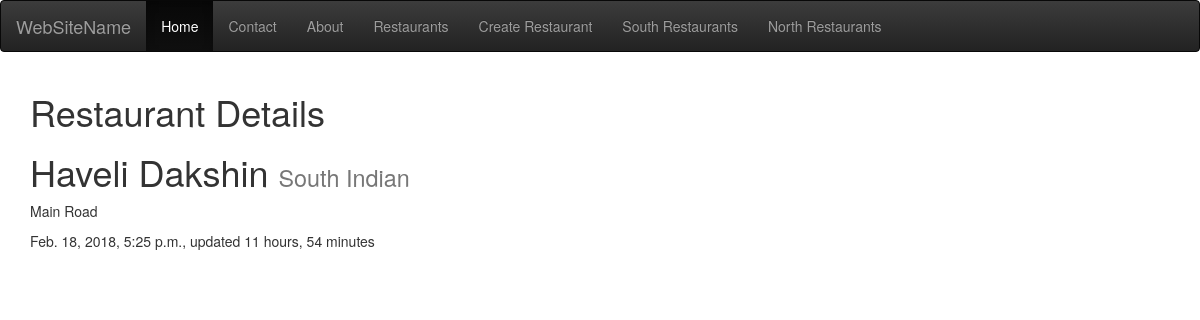
/restaurant/haveli-dakshin/, run on the app's committed database.
### restaurants/models.py (models this page shows, shortened)
class RestaurantLocation(models.Model):
    owner = models.ForeignKey(User)
    name = models.CharField(max_length=120)
    location = models.CharField(max_length=120, null=True, blank=True)
    category = models.CharField(max_length=120, null=True, blank=True)
    timestamp = models.DateTimeField(auto_now_add=True)
    updated = models.DateTimeField(auto_now=True)
    slug = models.SlugField(null=True, blank=True)
    @property
    def title(self):
        return self.name

### restaurants/views.py (the view)
# urls.py: url(r'^restaurant/(?P<slug>[\w-]+)/$', RestaurantDetailView.as_view()),
class RestaurantDetailView(DetailView):
    queryset = RestaurantLocation.objects.all()

### restaurants/templates/restaurants/restaurantlocation_detail.html (shortened to what this page needs)
{% extends 'base.html' %}
{% block content %}
    <h1>Restaurant Details</h1>
    <h1>{{ object.title }}
        <small>{{ object.category }}</small>
    </h1>
    <p>{{ object.location }}</p>
    <p>{{ object.timestamp }}, updated {{ object.updated|timesince }}</p>
{% endblock content %}

### data on the page
RestaurantLocation: title "Haveli Dakshin", category "South Indian", location "Main Road", timestamp "Feb. 18, 2018, 5:25 p.m.", updated "11 hours, 54 minutes"
